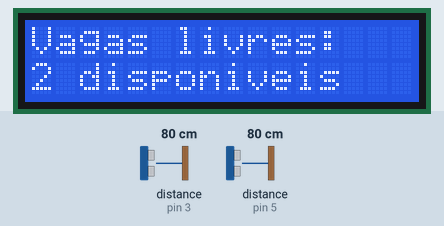
Bench run of a sketch on a simulated Arduino Uno, built with avr-gcc and run on an emulated ATmega328P. On the bench: 16×2 character LCD. Wiring (inferred from the names in the program): 2 × ultrasonic range finder: trigger pin 2, echo pin 3 / trigger pin 4, echo pin 5. The inputs (shaded band) are chosen by the test bench; at power-on: distance to the obstacle (sensors on pin 3, pin 5) 80 cm. The echo pulse lasts 58.3 µs per cm.

Above: at 1.2 s.
1.3 s: distance to the obstacle (sensor on pin 3) set to 2 cm
At 2.0 s:
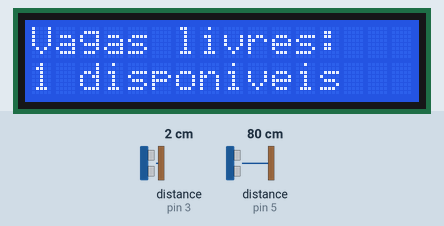
3.0 s: distance to the obstacle (sensor on pin 5) set to 12 cm
4.5 s: distance to the obstacle (sensor on pin 5) set to 9 cm
At 5.3 s:
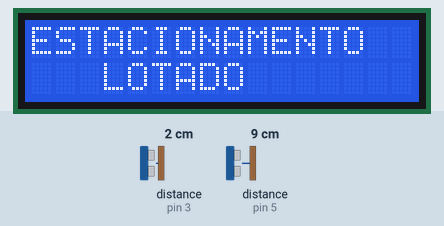
6.0 s: distance to the obstacle (sensor on pin 5) set to 18 cm
At 6.5 s:
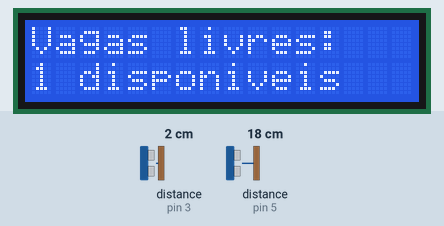
7.5 s: distance to the obstacle (sensor on pin 5) set to 2 cm
At 8.8 s:
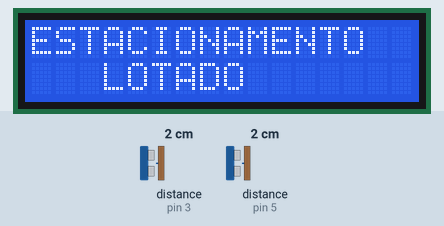
Timing chart, 0 to 10.0 s (numbered marks = the images above; inputs shaded):
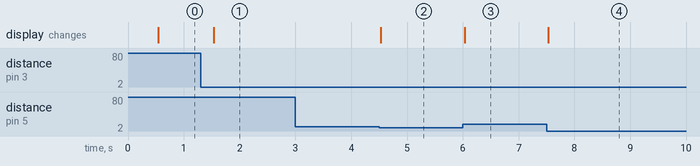

Measured:
- the behaviour switches between 11 and 10 cm on distance to the obstacle (sensor on pin 5) (found by bisection; images 1 and 2)
- after the input at 1.3 s, the display: changes after 0.23 s (image 1)
- after the input at 3.0 s, every drawn part: stays the same
- after the input at 4.5 s, the display: changes at once (image 2)
- after the input at 6.0 s, the display: changes at once (image 3)
- after the input at 7.5 s, the display: changes at once (image 4)

The sketch:

projeto_estacionamento_inteligente.ino
```cpp
#include <Wire.h>
#include <LiquidCrystal_I2C.h>

// ===== DISPLAY =====
LiquidCrystal_I2C lcd(0x27, 16, 2);

// ===== SENSORES =====
#define TRIG1 2
#define ECHO1 3
#define TRIG2 4
#define ECHO2 5

// ===== CONFIGURAÇÕES =====
const int distanciaLimite = 10; // cm para considerar vaga ocupada

// ===== CONTROLE DE TEMPO =====
unsigned long tempoSensor = 0;
unsigned long tempoDisplay = 0;

const unsigned long intervaloSensor = 100;   // leitura dos sensores
const unsigned long intervaloDisplay = 500;  // atualização do display

// ===== VARIÁVEIS =====
bool vaga1Ocupada = false;
bool vaga2Ocupada = false;
int vagasLivres = 2;

// ===== FUNÇÃO ULTRASSÔNICO =====
long medirDistancia(int trig, int echo) {
  digitalWrite(trig, LOW);
  delayMicroseconds(2);
  digitalWrite(trig, HIGH);
  delayMicroseconds(10);
  digitalWrite(trig, LOW);

  long duracao = pulseIn(echo, HIGH, 30000);
  long distancia = duracao * 0.034 / 2;

  return distancia;
}

void setup() {
  pinMode(TRIG1, OUTPUT);
  pinMode(ECHO1, INPUT);
  pinMode(TRIG2, OUTPUT);
  pinMode(ECHO2, INPUT);

  lcd.init();
  lcd.backlight();
  lcd.clear();
}

void loop() {
  unsigned long agora = millis();

  // ===== LEITURA DOS SENSORES =====
  if (agora - tempoSensor >= intervaloSensor) {
    tempoSensor = agora;

    long d1 = medirDistancia(TRIG1, ECHO1);
    long d2 = medirDistancia(TRIG2, ECHO2);

    vaga1Ocupada = (d1 > 0 && d1 < distanciaLimite);
    vaga2Ocupada = (d2 > 0 && d2 < distanciaLimite);

    vagasLivres = 2;
    if (vaga1Ocupada) vagasLivres--;
    if (vaga2Ocupada) vagasLivres--;
  }

  // ===== ATUALIZAÇÃO DO DISPLAY =====
  if (agora - tempoDisplay >= intervaloDisplay) {
    tempoDisplay = agora;

    lcd.clear();

    if (vagasLivres == 0) {
      lcd.setCursor(0, 0);
      lcd.print("ESTACIONAMENTO");
      lcd.setCursor(0, 1);
      lcd.print("   LOTADO   ");
    } else {
      lcd.setCursor(0, 0);
      lcd.print("Vagas livres:");
      lcd.setCursor(0, 1);
      lcd.print(vagasLivres);
      lcd.print(" disponiveis");
    }
  }
}
```
